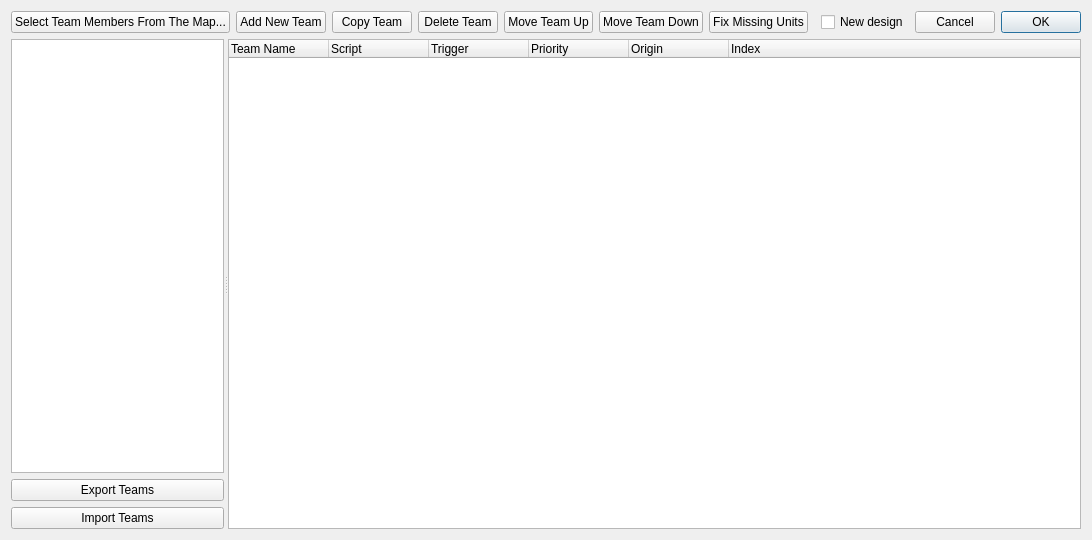
<?xml version="1.0" encoding="UTF-8"?>
<ui version="4.0">
 <class>WBQtTeamsDialogClassic</class>
 <widget class="QDialog" name="WBQtTeamsDialogClassic">
  <property name="geometry">
   <rect>
    <x>0</x>
    <y>0</y>
    <width>1030</width>
    <height>540</height>
   </rect>
  </property>
  <property name="windowTitle">
   <string>Team Builder</string>
  </property>
  <layout class="QVBoxLayout" name="rootLayout" stretch="0,1">
   <item>
    <layout class="QHBoxLayout" name="commands">
     <item>
      <widget class="QPushButton" name="membersButton">
       <property name="text">
        <string>Select Team Members From The Map...</string>
       </property>
       <property name="autoDefault">
        <bool>false</bool>
       </property>
      </widget>
     </item>
     <item>
      <widget class="QPushButton" name="newButton">
       <property name="text">
        <string>Add New Team</string>
       </property>
       <property name="autoDefault">
        <bool>false</bool>
       </property>
      </widget>
     </item>
     <item>
      <widget class="QPushButton" name="copyButton">
       <property name="text">
        <string>Copy Team</string>
       </property>
       <property name="autoDefault">
        <bool>false</bool>
       </property>
      </widget>
     </item>
     <item>
      <widget class="QPushButton" name="deleteButton">
       <property name="text">
        <string>Delete Team</string>
       </property>
       <property name="autoDefault">
        <bool>false</bool>
       </property>
      </widget>
     </item>
     <item>
      <widget class="QPushButton" name="moveUpButton">
       <property name="text">
        <string>Move Team Up</string>
       </property>
       <property name="autoDefault">
        <bool>false</bool>
       </property>
      </widget>
     </item>
     <item>
      <widget class="QPushButton" name="moveDownButton">
       <property name="text">
        <string>Move Team Down</string>
       </property>
       <property name="autoDefault">
        <bool>false</bool>
       </property>
      </widget>
     </item>
     <item>
      <widget class="QPushButton" name="fixMissingButton">
       <property name="text">
        <string>Fix Missing Units</string>
       </property>
       <property name="toolTip">
        <string>Replace every team member unit type that no longer exists with its closest name match.</string>
       </property>
       <property name="autoDefault">
        <bool>false</bool>
       </property>
      </widget>
     </item>
     <item>
      <spacer name="commandsSpacer">
       <property name="orientation">
        <enum>Qt::Horizontal</enum>
       </property>
      </spacer>
     </item>
     <item>
      <widget class="QCheckBox" name="newDesignCheck">
       <property name="text">
        <string>New design</string>
       </property>
       <property name="toolTip">
        <string>Use the redesigned Team Builder the next time it opens.</string>
       </property>
      </widget>
     </item>
     <item>
      <widget class="QPushButton" name="cancelButton">
       <property name="text">
        <string>Cancel</string>
       </property>
       <property name="autoDefault">
        <bool>false</bool>
       </property>
      </widget>
     </item>
     <item>
      <widget class="QPushButton" name="okButton">
       <property name="text">
        <string>OK</string>
       </property>
       <property name="default">
        <bool>true</bool>
       </property>
      </widget>
     </item>
    </layout>
   </item>
   <item>
    <widget class="QSplitter" name="split">
     <property name="orientation">
      <enum>Qt::Horizontal</enum>
     </property>
     <widget class="QWidget" name="left">
      <property name="sizePolicy">
       <sizepolicy hsizetype="Preferred" vsizetype="Preferred">
        <horstretch>1</horstretch>
        <verstretch>0</verstretch>
       </sizepolicy>
      </property>
      <layout class="QVBoxLayout" name="leftLay" stretch="1,0,0">
       <property name="leftMargin">
        <number>0</number>
       </property>
       <property name="topMargin">
        <number>0</number>
       </property>
       <property name="rightMargin">
        <number>0</number>
       </property>
       <property name="bottomMargin">
        <number>0</number>
       </property>
       <item>
        <widget class="QListWidget" name="players"/>
       </item>
       <item>
        <widget class="QPushButton" name="exportButton">
         <property name="text">
          <string>Export Teams</string>
         </property>
         <property name="autoDefault">
          <bool>false</bool>
         </property>
        </widget>
       </item>
       <item>
        <widget class="QPushButton" name="importButton">
         <property name="text">
          <string>Import Teams</string>
         </property>
         <property name="autoDefault">
          <bool>false</bool>
         </property>
        </widget>
       </item>
      </layout>
     </widget>
     <widget class="QTreeWidget" name="teams">
      <property name="sizePolicy">
       <sizepolicy hsizetype="Expanding" vsizetype="Expanding">
        <horstretch>4</horstretch>
        <verstretch>0</verstretch>
       </sizepolicy>
      </property>
      <property name="selectionMode">
       <enum>QAbstractItemView::SingleSelection</enum>
      </property>
      <property name="rootIsDecorated">
       <bool>false</bool>
      </property>
      <property name="allColumnsShowFocus">
       <bool>true</bool>
      </property>
      <column>
       <property name="text">
        <string>Team Name</string>
       </property>
      </column>
      <column>
       <property name="text">
        <string>Script</string>
       </property>
      </column>
      <column>
       <property name="text">
        <string>Trigger</string>
       </property>
      </column>
      <column>
       <property name="text">
        <string>Priority</string>
       </property>
      </column>
      <column>
       <property name="text">
        <string>Origin</string>
       </property>
      </column>
      <column>
       <property name="text">
        <string>Index</string>
       </property>
      </column>
     </widget>
    </widget>
   </item>
  </layout>
 </widget>
 <resources/>
 <connections/>
</ui>
